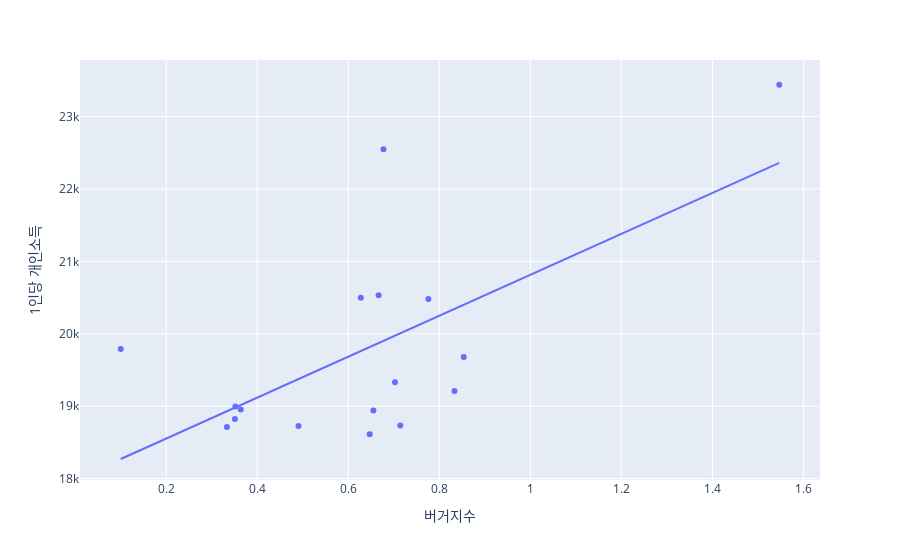

Notebook code for this chart:
### Code cell
# '1인당 지역내총생산', '1인당 지역총소득','1인당 개인소득', '1인당 민간소비'
px.scatter(df_2, x='버거지수', y='1인당 개인소득', trendline='ols', hover_name='시도별')

### Figure 1 — Plotly figure (JSON) as saved in the notebook; plotly's stock layout.template omitted (floating-point values rounded to 4 significant figures)
{"data": [{"hovertemplate": "<b>%{hovertext}</b><br><br>버거지수=%{x}<br>1인당 개인소득=%{y}<extra></extra>", "hovertext": ["강원도", "경기도", "경상남도", "경상북도", "광주광역시", "대구광역시", "대전광역시", "부산광역시", "서울특별시", "세종특별자치시", "울산광역시", "인천광역시", "전라남도", "전라북도", "제주특별자치도", "충청남도", "충청북도"], "legendgroup": "", "marker": {"color": "#636efa", "symbol": "circle"}, "mode": "markers", "name": "", "orientation": "v", "showlegend": false, "type": "scatter", "x": [0.3519, 0.776, 0.6552, 0.6471, 0.6667, 0.8333, 0.6275, 0.8537, 1.547, 0.1, 0.6774, 0.7027, 0.3333, 0.4906, 0.7143, 0.3636, 0.3509], "xaxis": "x", "y": [18997, 20482, 18939, 18611, 20532, 19210, 20498, 19680, 23440, 19789, 22550, 19332, 18711, 18725, 18734, 18955, 18823], "yaxis": "y"}, {"hovertemplate": "<b>OLS trendline</b><br>1인당 개인소득 = 2826.17 * 버거지수 + 17987.8<br>R<sup>2</sup>=0.410924<br><br>버거지수=%{x}<br>1인당 개인소득=%{y} <b>(trend)</b><extra></extra>", "legendgroup": "", "marker": {"color": "#636efa", "symbol": "circle"}, "mode": "lines", "name": "", "showlegend": false, "type": "scatter", "x": [0.1, 0.3333, 0.3509, 0.3519, 0.3636, 0.4906, 0.6275, 0.6471, 0.6552, 0.6667, 0.6774, 0.7027, 0.7143, 0.776, 0.8333, 0.8537, 1.547], "xaxis": "x", "y": [18270.0, 18930.0, 18980.0, 18980.0, 19020.0, 19370.0, 19760.0, 19820.0, 19840.0, 19870.0, 19900.0, 19970.0, 20010.0, 20180.0, 20340.0, 20400.0, 22360.0], "yaxis": "y"}], "layout": {"legend": {"tracegroupgap": 0}, "margin": {"t": 60}, "xaxis": {"anchor": "y", "domain": [0, 1], "title": {"text": "버거지수"}}, "yaxis": {"anchor": "x", "domain": [0, 1], "title": {"text": "1인당 개인소득"}}}}
